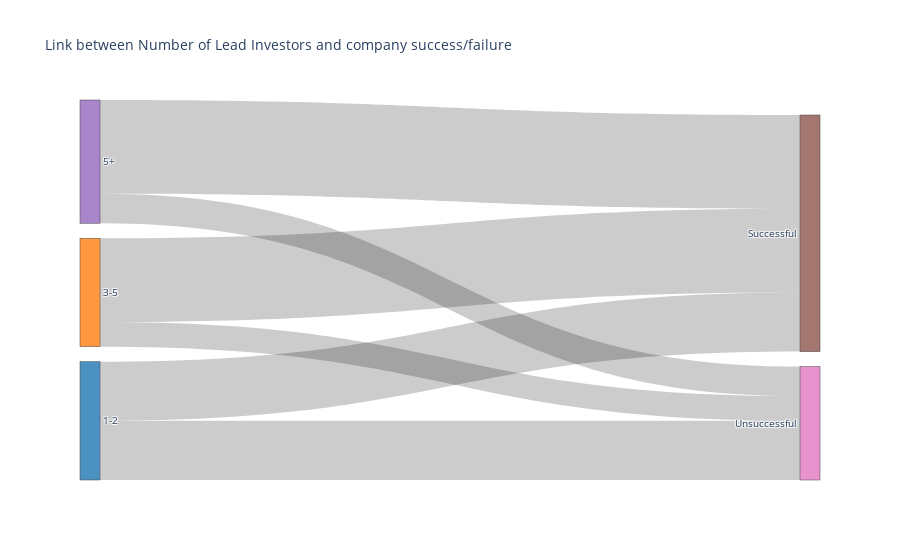

The cell this chart's notebook holds for it:
### Code cell
label = np.concatenate([investors_df['Number_Investors'].unique(), investors_df['Success_Label'].unique()])
color = ["rgba(31, 119, 180, 0.8)", "rgba(255, 127, 14, 0.8)", "rgba(148, 103, 189, 0.8)", "rgba(140, 86, 75, 0.8)",
         "rgba(227, 119, 194, 0.8)", "rgba(44, 160, 44, 0.8)", "rgba(214, 39, 40, 0.8)"]

source = []
target = []
value = []

for i in range(len(label[:3])):
    for j in range(3, len(label)):
        source.append(i)
        if label[j] == 'Successful':
            target.append(3)
        else:
            target.append(4)
        value.append(investors_df[(investors_df['Number_Investors']==label[i]) & (investors_df['Success_Label'] == label[j])]['cnt'].values[0])

data = dict(
    type='sankey',
    node = dict(
      pad = 15,
      thickness = 20,
      label = label,
      color = color
    ),
    link = dict(
        source = source,
        target = target,
        value = value
  ))

layout =  dict(
    title = "Link between Number of Lead Investors and company success/failure",
    font = dict(
      size = 10
    )
)
chmap = go.Figure(data = [data], layout = layout)
py.offline.iplot(chmap)

### Figure 1 — Plotly figure (JSON) as saved in the notebook; plotly's stock layout.template omitted (floating-point values rounded to 4 significant figures)
{"data": [{"link": {"source": [0, 0, 1, 1, 2, 2], "target": [3, 4, 3, 4, 3, 4], "value": [12, 12, 17, 5, 19, 6]}, "node": {"color": ["rgba(31, 119, 180, 0.8)", "rgba(255, 127, 14, 0.8)", "rgba(148, 103, 189, 0.8)", "rgba(140, 86, 75, 0.8)", "rgba(227, 119, 194, 0.8)", "rgba(44, 160, 44, 0.8)", "rgba(214, 39, 40, 0.8)"], "label": ["1-2", "3-5", "5+", "Successful", "Unsuccessful"], "pad": 15, "thickness": 20}, "type": "sankey"}], "layout": {"font": {"size": 10}, "title": {"text": "Link between Number of Lead Investors and company success/failure"}}}
